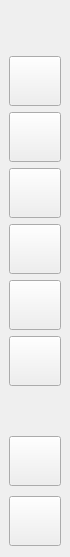
         <widget class="QWidget" name="left_sideBar" native="true">
          <property name="sizePolicy">
           <sizepolicy hsizetype="Preferred" vsizetype="Expanding">
            <horstretch>0</horstretch>
            <verstretch>0</verstretch>
           </sizepolicy>
          </property>
          <property name="minimumSize">
           <size>
            <width>70</width>
            <height>0</height>
           </size>
          </property>
          <property name="maximumSize">
           <size>
            <width>70</width>
            <height>16777215</height>
           </size>
          </property>
          <property name="styleSheet">
           <string notr="true"/>
          </property>
          <layout class="QVBoxLayout" name="verticalLayout_11">
           <property name="spacing">
            <number>10</number>
           </property>
           <property name="leftMargin">
            <number>9</number>
           </property>
           <property name="rightMargin">
            <number>9</number>
           </property>
           <item>
            <widget class="QLabel" name="label_3">
             <property name="minimumSize">
              <size>
               <width>50</width>
               <height>35</height>
              </size>
             </property>
             <property name="maximumSize">
              <size>
               <width>55</width>
               <height>35</height>
              </size>
             </property>
             <property name="text">
              <string/>
             </property>
             <property name="pixmap">
              <pixmap resource="../ico.qrc">:/png/icons/LB_1.png</pixmap>
             </property>
             <property name="scaledContents">
              <bool>true</bool>
             </property>
            </widget>
           </item>
           <item>
            <layout class="QVBoxLayout" name="verticalLayout_6">
             <property name="spacing">
              <number>6</number>
             </property>
             <property name="topMargin">
              <number>0</number>
             </property>
             <property name="bottomMargin">
              <number>0</number>
             </property>
             <item>
              <widget class="QPushButton" name="dashboard_btn">
               <property name="sizePolicy">
                <sizepolicy hsizetype="Preferred" vsizetype="Preferred">
                 <horstretch>0</horstretch>
                 <verstretch>0</verstretch>
                </sizepolicy>
               </property>
               <property name="minimumSize">
                <size>
                 <width>50</width>
                 <height>50</height>
                </size>
               </property>
               <property name="text">
                <string/>
               </property>
               <property name="icon">
                <iconset resource="../ico.qrc">
                 <normaloff>:/png/icons/layout_2.png</normaloff>
                 <normalon>:/png/icons/layout.png</normalon>:/png/icons/layout_2.png</iconset>
               </property>
               <property name="iconSize">
                <size>
                 <width>28</width>
                 <height>28</height>
                </size>
               </property>
               <property name="checkable">
                <bool>true</bool>
               </property>
               <property name="autoExclusive">
                <bool>true</bool>
               </property>
              </widget>
             </item>
             <item>
              <widget class="QPushButton" name="institution_btn">
               <property name="sizePolicy">
                <sizepolicy hsizetype="Preferred" vsizetype="Preferred">
                 <horstretch>0</horstretch>
                 <verstretch>0</verstretch>
                </sizepolicy>
               </property>
               <property name="minimumSize">
                <size>
                 <width>50</width>
                 <height>50</height>
                </size>
               </property>
               <property name="text">
                <string/>
               </property>
               <property name="icon">
                <iconset resource="../ico.qrc">
                 <normaloff>:/png/icons/bank_1.png</normaloff>
                 <normalon>:/png/icons/bank1.png</normalon>:/png/icons/bank_1.png</iconset>
               </property>
               <property name="iconSize">
                <size>
                 <width>28</width>
                 <height>28</height>
                </size>
               </property>
               <property name="checkable">
                <bool>true</bool>
               </property>
               <property name="autoExclusive">
                <bool>true</bool>
               </property>
              </widget>
             </item>
             <item>
              <widget class="QPushButton" name="manage_student_btn">
               <property name="sizePolicy">
                <sizepolicy hsizetype="Preferred" vsizetype="Preferred">
                 <horstretch>0</horstretch>
                 <verstretch>0</verstretch>
                </sizepolicy>
               </property>
               <property name="minimumSize">
                <size>
                 <width>50</width>
                 <height>50</height>
                </size>
               </property>
               <property name="text">
                <string/>
               </property>
               <property name="icon">
                <iconset resource="../ico.qrc">
                 <normaloff>:/png/icons/group1.png</normaloff>
                 <normalon>:/png/icons/group.png</normalon>:/png/icons/group1.png</iconset>
               </property>
               <property name="iconSize">
                <size>
                 <width>28</width>
                 <height>28</height>
                </size>
               </property>
               <property name="checkable">
                <bool>true</bool>
               </property>
               <property name="autoExclusive">
                <bool>true</bool>
               </property>
              </widget>
             </item>
             <item>
              <widget class="QPushButton" name="manage_teacher_btn">
               <property name="sizePolicy">
                <sizepolicy hsizetype="Preferred" vsizetype="Preferred">
                 <horstretch>0</horstretch>
                 <verstretch>0</verstretch>
                </sizepolicy>
               </property>
               <property name="minimumSize">
                <size>
                 <width>50</width>
                 <height>50</height>
                </size>
               </property>
               <property name="text">
                <string/>
               </property>
               <property name="icon">
                <iconset resource="../ico.qrc">
                 <normaloff>:/png/icons/school1.png</normaloff>
                 <normalon>:/png/icons/school.png</normalon>:/png/icons/school1.png</iconset>
               </property>
               <property name="iconSize">
                <size>
                 <width>28</width>
                 <height>28</height>
                </size>
               </property>
               <property name="checkable">
                <bool>true</bool>
               </property>
               <property name="autoExclusive">
                <bool>true</bool>
               </property>
              </widget>
             </item>
             <item>
              <widget class="QPushButton" name="manage_finances_btn">
               <property name="sizePolicy">
                <sizepolicy hsizetype="Preferred" vsizetype="Preferred">
                 <horstretch>0</horstretch>
                 <verstretch>0</verstretch>
                </sizepolicy>
               </property>
               <property name="minimumSize">
                <size>
                 <width>50</width>
                 <height>50</height>
                </size>
               </property>
               <property name="text">
                <string/>
               </property>
               <property name="icon">
                <iconset resource="../ico.qrc">
                 <normaloff>:/png/icons/trend1.png</normaloff>
                 <normalon>:/png/icons/trend.png</normalon>:/png/icons/trend1.png</iconset>
               </property>
               <property name="iconSize">
                <size>
                 <width>28</width>
                 <height>28</height>
                </size>
               </property>
               <property name="checkable">
                <bool>true</bool>
               </property>
               <property name="autoExclusive">
                <bool>true</bool>
               </property>
              </widget>
             </item>
             <item>
              <widget class="QPushButton" name="fee_btn">
               <property name="sizePolicy">
                <sizepolicy hsizetype="Preferred" vsizetype="Preferred">
                 <horstretch>0</horstretch>
                 <verstretch>0</verstretch>
                </sizepolicy>
               </property>
               <property name="minimumSize">
                <size>
                 <width>50</width>
                 <height>50</height>
                </size>
               </property>
               <property name="text">
                <string/>
               </property>
               <property name="icon">
                <iconset resource="../ico.qrc">
                 <normaloff>:/png/icons/wallet1.png</normaloff>
                 <normalon>:/png/icons/wallet.png</normalon>:/png/icons/wallet1.png</iconset>
               </property>
               <property name="iconSize">
                <size>
                 <width>28</width>
                 <height>28</height>
                </size>
               </property>
               <property name="checkable">
                <bool>true</bool>
               </property>
               <property name="autoExclusive">
                <bool>true</bool>
               </property>
              </widget>
             </item>
            </layout>
           </item>
           <item>
            <spacer name="verticalSpacer">
             <property name="orientation">
              <enum>Qt::Orientation::Vertical</enum>
             </property>
             <property name="sizeHint" stdset="0">
              <size>
               <width>20</width>
               <height>40</height>
              </size>
             </property>
            </spacer>
           </item>
           <item>
            <layout class="QVBoxLayout" name="verticalLayout_3">
             <item>
              <widget class="QPushButton" name="settings_btn">
               <property name="sizePolicy">
                <sizepolicy hsizetype="Preferred" vsizetype="Preferred">
                 <horstretch>0</horstretch>
                 <verstretch>0</verstretch>
                </sizepolicy>
               </property>
               <property name="minimumSize">
                <size>
                 <width>50</width>
                 <height>50</height>
                </size>
               </property>
               <property name="text">
                <string/>
               </property>
               <property name="icon">
                <iconset resource="../ico.qrc">
                 <normaloff>:/png/icons/settings1.png</normaloff>
                 <normalon>:/png/icons/settings.png</normalon>:/png/icons/settings1.png</iconset>
               </property>
               <property name="iconSize">
                <size>
                 <width>28</width>
                 <height>28</height>
                </size>
               </property>
               <property name="checkable">
                <bool>true</bool>
               </property>
               <property name="autoExclusive">
                <bool>true</bool>
               </property>
              </widget>
             </item>
             <item>
              <widget class="QPushButton" name="help_btn">
               <property name="sizePolicy">
                <sizepolicy hsizetype="Preferred" vsizetype="Preferred">
                 <horstretch>0</horstretch>
                 <verstretch>0</verstretch>
                </sizepolicy>
               </property>
               <property name="minimumSize">
                <size>
                 <width>50</width>
                 <height>50</height>
                </size>
               </property>
               <property name="text">
                <string/>
               </property>
               <property name="icon">
                <iconset resource="../ico.qrc">
                 <normaloff>:/png/icons/help1.png</normaloff>
                 <normalon>:/png/icons/help.png</normalon>:/png/icons/help1.png</iconset>
               </property>
               <property name="iconSize">
                <size>
                 <width>28</width>
                 <height>28</height>
                </size>
               </property>
               <property name="checkable">
                <bool>true</bool>
               </property>
               <property name="autoExclusive">
                <bool>true</bool>
               </property>
              </widget>
             </item>
            </layout>
           </item>
          </layout>
         </widget>
